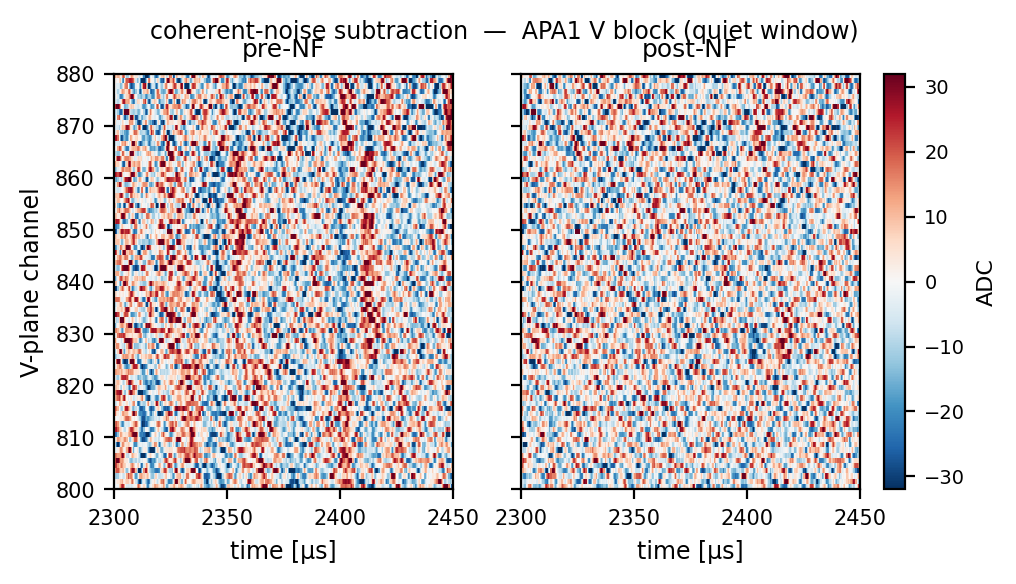
#> input picture pdhd/pics/nfsp_src/nf_coherent_2d.png, 1016 x 584 px
$ python make_nf_chain_diagram.py
#> lines starting #> are read from the running program, lines starting #| are printed output that depends on the picture
### pdhd/pics/diagram_helpers.py
#!/usr/bin/env python3
"""Shared drawing helpers for the PDHD NF and SP algorithm diagrams.

16x9 "world" on a 19.2x10.8in figure => 1.2 in per world-unit on both axes,
so world units are physically square and placed inset images keep their aspect.
"""
import os
import numpy as np
from PIL import Image
import matplotlib
matplotlib.use("Agg")
import matplotlib.pyplot as plt
from matplotlib.patches import FancyBboxPatch, FancyArrowPatch, Circle

W, H = 16.0, 9.0
FIGIN = (19.2, 10.8)
INK = "#20242b"


class Canvas:
    def __init__(self):
        self.fig = plt.figure(figsize=FIGIN)
        self.fig.patch.set_facecolor("white")
        ov = self.fig.add_axes([0, 0, 1, 1])
        ov.set_xlim(0, W)
        ov.set_ylim(0, H)
        ov.axis("off")
        self.ov = ov

    # -- primitives --------------------------------------------------------
    def group_bg(self, x0, y0, w, h, ec, fc, label=None, lx=None, ly=None,
                 fs=13, alpha=0.9):
        self.ov.add_patch(FancyBboxPatch(
            (x0, y0), w, h, boxstyle="round,pad=0.02,rounding_size=0.16",
            linewidth=1.6, edgecolor=ec, facecolor=fc, alpha=alpha, zorder=1))
        if label:
            self.ov.text(lx if lx is not None else x0 + w / 2,
                         ly if ly is not None else y0 + h - 0.28, label,
                         ha="center", va="center", fontsize=fs,
                         fontweight="bold", color=ec, zorder=2)

    # [9 lines left out: function box, not called in this run]

    def stack_box(self, cx, cy, w, h, lines, fc, ec, lw=2.0, gap=0.40):
        """Rounded box holding a vertical stack of individually-styled lines.

        lines: list of (text, fontsize, bold, color, italic).  Used for the
        I/O boxes so the physical name reads big and the WCT tag stays a small
        secondary line inside the same box.
        """
        self.ov.add_patch(FancyBboxPatch(
            (cx - w / 2, cy - h / 2), w, h,
            boxstyle="round,pad=0.02,rounding_size=0.14",
            linewidth=lw, edgecolor=ec, facecolor=fc, zorder=5))
        y = cy + (len(lines) - 1) / 2.0 * gap
        for txt, fs, bold, col, ital in lines:
            self.ov.text(cx, y, txt, ha="center", va="center", fontsize=fs,
                         fontweight="bold" if bold else "normal", color=col,
                         style="italic" if ital else "normal", zorder=6)
            y -= gap

    def algobox(self, cx, cy, w, h, title, bullets, fc, ec, tc=None,
                title_fs=12.5, bullet_fs=9.8, lw=2.0, dy=0.295):
        """Rounded box with a bold title band and bulleted sub-steps."""
        self.ov.add_patch(FancyBboxPatch(
            (cx - w / 2, cy - h / 2), w, h,
            boxstyle="round,pad=0.02,rounding_size=0.14",
            linewidth=lw, edgecolor=ec, facecolor=fc, zorder=5))
        self.ov.text(cx, cy + h / 2 - 0.27, title, ha="center", va="center",
                     fontsize=title_fs, fontweight="bold", color=tc or ec,
                     zorder=6)
        y = cy + h / 2 - 0.60
        for b in bullets:
            self.ov.text(cx - w / 2 + 0.22, y, b, ha="left", va="center",
                         fontsize=bullet_fs, color=INK, zorder=6)
            y -= dy

    def arrow(self, p0, p1, color, lw=2.6, ms=22, ls="-"):
        self.ov.add_patch(FancyArrowPatch(
            p0, p1, arrowstyle="-|>", mutation_scale=ms, linewidth=lw,
            color=color, linestyle=ls, shrinkA=2, shrinkB=2, zorder=4))

    def leader(self, p_from, p_to, color):
        self.ov.add_patch(FancyArrowPatch(
            p_from, p_to, arrowstyle="-", linewidth=1.4, color=color,
            alpha=0.85, linestyle=(0, (5, 3)), zorder=3))
        self.ov.add_patch(Circle(p_to, 0.055, color=color, zorder=6))

    def title(self, main, sub, my=8.60, sy=8.02, mfs=25, sfs=16.5):
        self.ov.text(W / 2, my, main, ha="center", va="center",
                     fontsize=mfs, fontweight="bold", color=INK)
        self.ov.text(W / 2, sy, sub, ha="center", va="center",
                     fontsize=sfs, color="#444")

    def footer(self, text):
        self.ov.text(W / 2, 0.30, text, ha="center", va="center",
                     fontsize=10.5, color="#8a8a8a")

    # -- image inset -------------------------------------------------------
    def place_image(self, path, cx, wd, yb, caption, target, color, box=None,
                    cap_fs=13.5):
        im = Image.open(path).convert("RGB")
        if box:
            w, h = im.size
            l, t, r, b = box
            im = im.crop((int(l * w), int(t * h), int(r * w), int(b * h)))
        iw, ih = im.size
        hd = wd * ih / iw
        ax = self.fig.add_axes([(cx - wd / 2) / W, yb / H, wd / W, hd / H])
        ax.imshow(np.asarray(im))
        ax.set_xticks([])
        ax.set_yticks([])
        for s in ax.spines.values():
            s.set_edgecolor(color)
            s.set_linewidth(1.8)
        self.ov.text(cx, yb - 0.20, caption, ha="center", va="top",
                     fontsize=cap_fs, color=color, fontweight="bold")
        if target is not None:
            self.leader((cx, yb + hd + 0.04), target, color)
        return hd

    def save(self, out_base):
        self.fig.savefig(out_base + ".png", dpi=200, facecolor="white")
        self.fig.savefig(out_base + ".pdf", facecolor="white")
        print("wrote", out_base + ".png / .pdf")

### pdhd/pics/make_nf_chain_diagram.py
#!/usr/bin/env python3
"""ProtoDUNE-HD Noise-Filtering algorithm diagram (wide 16:9, for slides).

Draws the live OmnibusNoiseFilter cascade as the toolkit actually runs it on
PDHD (nf.jsonnet / wct-nf-sp.jsonnet):

  raw ADC (DAQ or WCT sim) -> [Resampler 512->500 ns, data only]
   -> OmnibusNoiseFilter:
        1 PDHDOneChannelNoise   (per channel)
        2 PDHDFEMBNoiseSub      (per FEMB, multigroup)
        3 PDHDCoherentNoiseSub  (per FEMB group)
   -> cleaned ADC frame

WCT tag convention (a known source of confusion): the *input* raw ADC is tagged
`orig` in WCT, and the NF-*cleaned* output is tagged `raw{N}` — i.e. WCT's "raw"
is everyone else's "cooked".  The boxes therefore carry the physical name big
and the WCT tag as a small secondary line.

Only live code paths are drawn as active; configured-but-dormant machinery is
listed in a greyed "OFF in this build" panel (see nf.md).  Two real-data insets
(coherent-noise 2D before/after; per-channel noise RMS pre/post) sit below.

Output: pdhd/pics/pdhd_nf_chain.{png,pdf}
"""
import os
from diagram_helpers import Canvas

HERE = os.path.dirname(os.path.abspath(__file__))
SRC = os.path.join(HERE, "nfsp_src")

C_NF = "#c85a11"      # noise-filter algorithms
BG_NF = "#fbeede"
C_IN = "#3a3f47"      # input / raw ADC
BG_IN = "#eef1f5"
C_WC = "#2f6ba6"      # WC-domain driver stage (Resampler)
BG_WC = "#e7f0f9"
C_OUT = "#2e7d4f"     # cleaned output
BG_OUT = "#eaf5ee"
C_OFF = "#9aa0a8"     # dormant / OFF
BG_OFF = "#f1f1f3"
INK = "#20242b"


def main():
    c = Canvas()
    c.title("ProtoDUNE-HD Wire-Cell Noise Filtering  ·  OmnibusNoiseFilter (per APA)",
            r"raw ADC  →  per-channel baseline  →  FEMB negative-pulse  →  "
            r"coherent common-mode subtraction  →  cleaned ADC")

    ys = 6.40
    # ---- input (raw ADC, either DAQ or WCT sim) -------------------------
    c.stack_box(1.35, ys, 2.20, 1.85, [
        ("raw ADC frame", 15, True, INK, False),
        ("(per APA)", 11.5, False, INK, False),
        ("source: DAQ or WCT sim", 11.5, False, C_IN, False),
        ("WCT tag: orig", 11, False, "#6b7178", True),
    ], BG_IN, C_IN, gap=0.42)

    # ---- data-only resampler (a WC-domain driver stage — colored) -------
    c.stack_box(3.55, ys, 1.90, 1.55, [
        ("Resampler", 14, True, C_WC, False),
        ("512 → 500 ns", 12, False, INK, False),
        ("data only", 11, False, C_WC, True),
    ], BG_WC, C_WC, gap=0.44)

    # ---- OmnibusNoiseFilter group ---------------------------------------
    gx0, gy0, gw, gh = 4.70, 4.55, 9.00, 3.30
    c.group_bg(gx0, gy0, gw, gh, C_NF, BG_NF,
               label="OmnibusNoiseFilter   (one per APA)", ly=gy0 + gh - 0.30,
               fs=15.5)

    yb = 5.95
    c.algobox(6.05, yb, 2.50, 2.62,
              "① OneChannelNoise", [
                  "per channel:",
                  "• FFT → zero DC bin → IFFT",
                  "• dynamic baseline:",
                  "   clip ±6σ, subtract",
                  "   binned median",
              ], "white", C_NF, title_fs=14, bullet_fs=11, dy=0.36)
    c.algobox(8.75, yb, 2.50, 2.62,
              "② FEMBNoiseSub", [
                  "per FEMB (multigroup):",
                  "• detect coherent",
                  "   negative-pulse dips",
                  "• width 50, 3.5σ",
                  "   → restore baseline",
              ], "white", C_NF, title_fs=14, bullet_fs=11, dy=0.36)
    c.algobox(11.80, yb, 3.35, 2.62,
              "③ CoherentNoiseSub", [
                  "per FEMB group (40 ch U/V, 48 ch W):",
                  "• A  CalcMedian — per-tick group median",
                  "• B  SignalProtection — shield real signal",
                  "        (ADC-domain + deconv-domain ROI)",
                  "• C  Subtract_WScaling — per-ch coef",
                  "        Σ(s·m)/Σ(m²), clip [0,1.5]",
              ], "white", C_NF, title_fs=14, bullet_fs=10.3, dy=0.365)

    # ---- output ---------------------------------------------------------
    c.stack_box(14.85, ys, 1.90, 1.7, [
        ("cleaned ADC", 14, True, C_OUT, False),
        ("frame (per APA)", 12, False, INK, False),
        ("WCT tag: raw{N}", 11, False, "#5f8f72", True),
    ], BG_OUT, C_OUT, gap=0.44)

    # ---- spine arrows ----------------------------------------------------
    c.arrow((2.45, ys), (2.60, ys), C_IN)            # input -> resampler
    c.arrow((4.50, ys), (4.80, yb + 0.4), C_WC)      # resampler -> group/box1
    c.arrow((7.30, yb), (7.50, yb), C_NF)            # box1 -> box2
    c.arrow((10.00, yb), (10.125, yb), C_NF)         # box2 -> box3
    c.arrow((13.475, yb + 0.4), (13.90, ys), C_OUT)  # box3 -> output

    # ---- OFF-in-this-build panel (bottom-left) --------------------------
    ox0, oy0, ow, oh = 0.45, 1.05, 3.55, 3.00
    c.group_bg(ox0, oy0, ow, oh, C_OFF, BG_OFF,
               label="available in code — OFF here", ly=oy0 + oh - 0.28,
               fs=12.5)
    off_lines = [
        "PDHD cold electronics is DC-coupled,",
        "so these MicroBooNE-era paths are",
        "left at their C++ defaults:",
        "",
        "• adaptive baseline / IS_RC partial",
        "• RC+RC undershoot deconvolution",
        "• per-channel freq-notch masks",
        "• sticky-bit / ledge detection",
        "• min/max-RMS noisy tagging",
    ]
    yy = oy0 + oh - 0.70
    for ln in off_lines:
        c.ov.text(ox0 + 0.22, yy, ln, ha="left", va="center", fontsize=11,
                  color="#6b7178", zorder=2)
        yy -= 0.262

    # ---- insets (bottom) -------------------------------------------------
    ybi = 1.05
    c.place_image(os.path.join(SRC, "nf_coherent_2d.png"), 7.30, 5.20, ybi,
                  "coherent-noise subtraction (data)", (11.80, 4.60), C_NF)
    c.place_image(os.path.join(SRC, "nf_noise_rms.png"), 13.10, 5.30, ybi,
                  "noise RMS: pre-NF → post-NF (data)", (14.85, 5.55), C_OUT)
#> call 2 of place_image, with path = 'pdhd/pics/nfsp_src/nf_noise_rms.png', cx = 13.1, wd = 5.3, yb = 1.05, caption = 'noise RMS: pre-NF → post-NF (data)', target = (14.85, 5.55), color = '#2e7d4f', cap_fs = 13.5
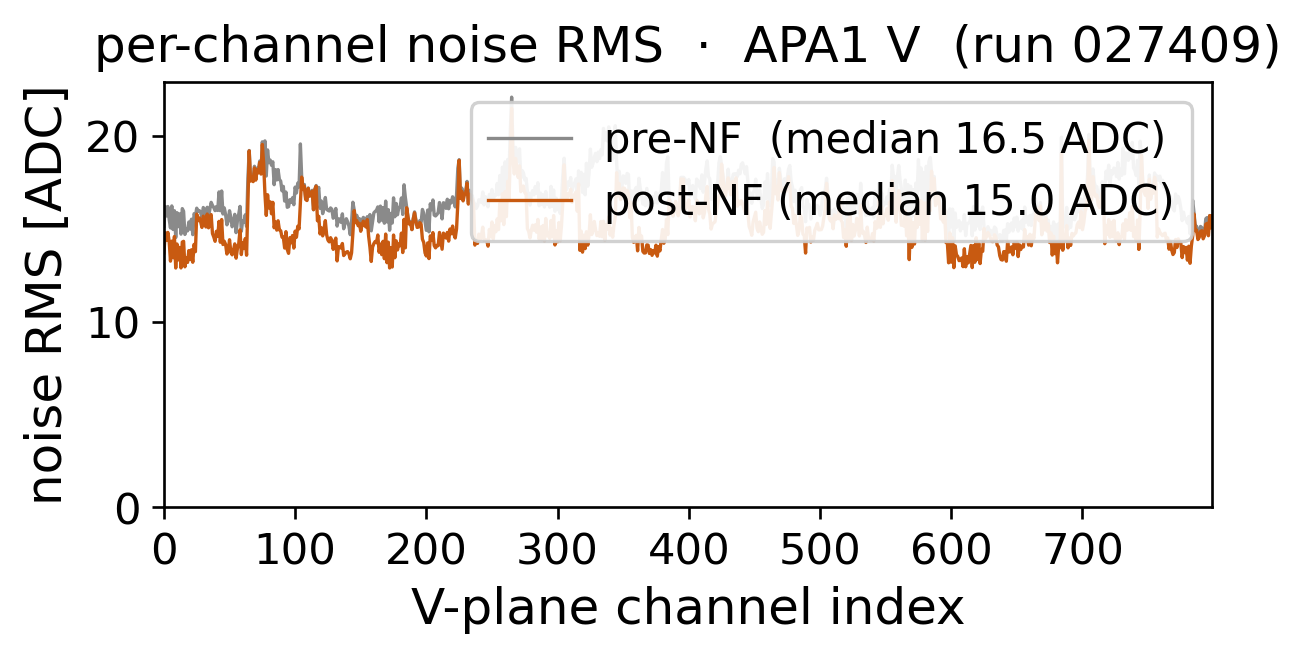
#> input picture pdhd/pics/nfsp_src/nf_noise_rms.png, 1305 x 658 px

    c.footer("Wire-Cell Toolkit  ·  cfg/pgrapher/experiment/pdhd/{nf,chndb-base,"
             "chndb-resp}.jsonnet + wct-nf-sp.jsonnet  ·  impl sigproc/src/"
             "ProtoduneHD.cxx  ·  insets: ProtoDUNE-HD data run 027409 evt 0, APA1 V")
    c.save(os.path.join(HERE, "pdhd_nf_chain"))
#> in save, `self.fig.savefig(out_base + ".png", dpi=200, facecolor="white")`:
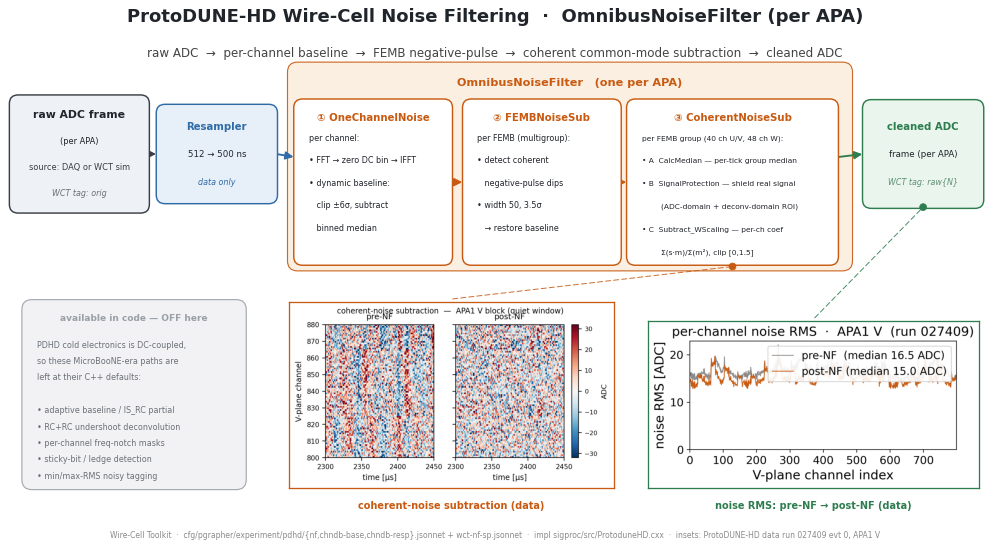
#> figure drawn by matplotlib, 3 panels


if __name__ == "__main__":
    main()
